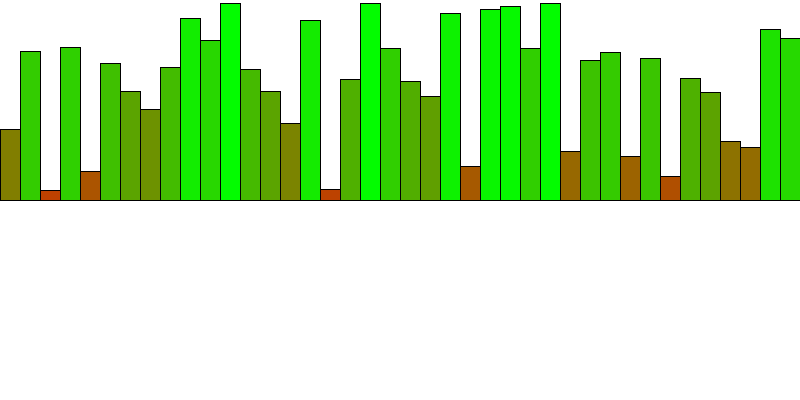
Frame 1 (no input)
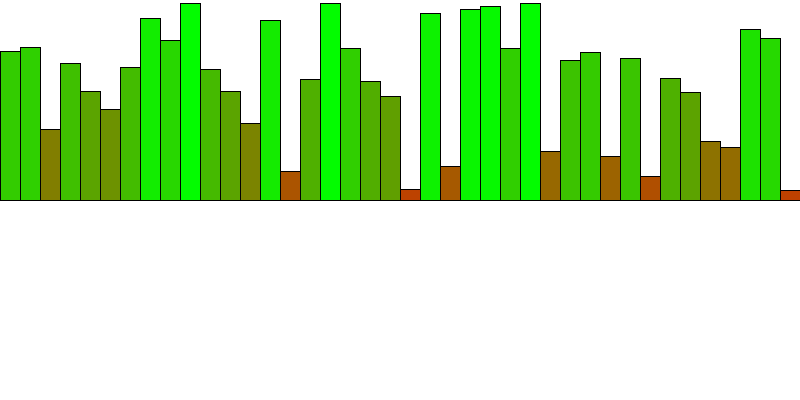
Frame 60 (the mouse pressed at the canvas centre just before this capture)
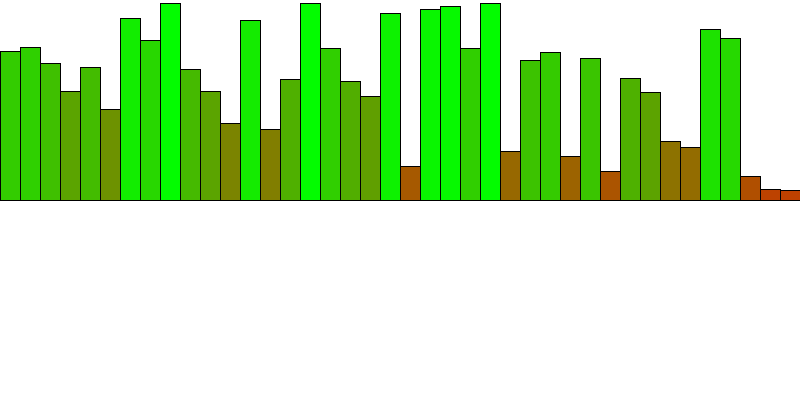
Frame 120 (the mouse held since frame 60 and released just before this capture)

The Processing sketch that drew these frames (run headless with seeded random() and noise(); from frame 60 on, the mouse is pressed at the canvas centre):

// Processing sketch: BubleS
// ── BubleS.pde
BubbleSorter sorter;
void setup(){
 size(800,400);
 sorter = new BubbleSorter(20);
}

void draw(){
  background(255);
  sorter.display();
  sorter.step();
}

// ── BubbleSorter.pde
class BubbleSorter{
  int [] array;
  int i,j;
  int d;
  BubbleSorter(int length){
    d = length;
    array = new int[width/d];
    for(int i = 0; i < array.length; i++) {
      array[i] = (int) random (height/2);
    }   
    }
  
  void step(){
    if(i==array.length-1){
      i=j;
      j++;
      if (j==array.length){
      j=0; 
      i=0;
    }
    }
    
    if (array[i] > array[i+1]){
      int tmp = array[i];
      array[i] = array[i+1];
      array[i+1] = tmp;  
    }
    i++;    
  }
  void display(){
    for(int i =0;i<array.length; i++){
      fill(array[i],255-array[i],0);
      rect(i*d,height/2,d,-1*(height/2-array[i]));
    }
  }
}
